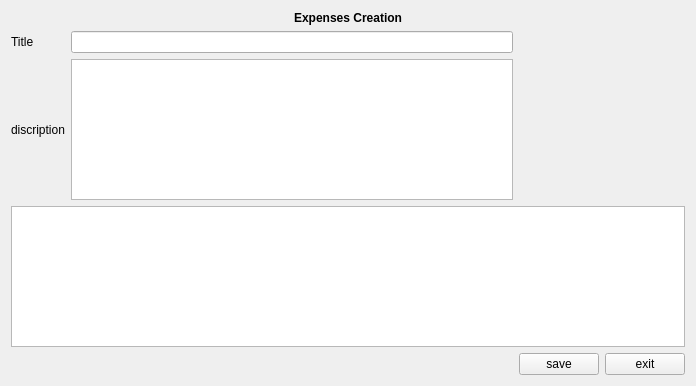
<?xml version="1.0" encoding="UTF-8"?>
<ui version="4.0">
 <class>expenses_heading</class>
 <widget class="QWidget" name="expenses_heading">
  <property name="geometry">
   <rect>
    <x>0</x>
    <y>0</y>
    <width>696</width>
    <height>386</height>
   </rect>
  </property>
  <property name="windowTitle">
   <string>Form</string>
  </property>
  <layout class="QVBoxLayout" name="verticalLayout">
   <item>
    <widget class="QLabel" name="label_4">
     <property name="text">
      <string>&lt;html&gt;&lt;head/&gt;&lt;body&gt;&lt;p align=&quot;center&quot;&gt;&lt;span style=&quot; font-weight:600;&quot;&gt;Expenses Creation&lt;/span&gt;&lt;/p&gt;&lt;/body&gt;&lt;/html&gt;</string>
     </property>
    </widget>
   </item>
   <item>
    <layout class="QGridLayout" name="gridLayout">
     <item row="0" column="1">
      <widget class="QLineEdit" name="title"/>
     </item>
     <item row="1" column="1">
      <widget class="QTextEdit" name="description"/>
     </item>
     <item row="1" column="0">
      <widget class="QLabel" name="label_3">
       <property name="text">
        <string>discription</string>
       </property>
      </widget>
     </item>
     <item row="3" column="2">
      <widget class="QPushButton" name="savebtn">
       <property name="text">
        <string>save</string>
       </property>
      </widget>
     </item>
     <item row="3" column="3">
      <widget class="QPushButton" name="exitbtn">
       <property name="text">
        <string>exit</string>
       </property>
      </widget>
     </item>
     <item row="0" column="0">
      <widget class="QLabel" name="label">
       <property name="text">
        <string>Title</string>
       </property>
      </widget>
     </item>
     <item row="3" column="0" colspan="2">
      <widget class="QLabel" name="message">
       <property name="text">
        <string/>
       </property>
      </widget>
     </item>
     <item row="2" column="0" colspan="4">
      <widget class="QTableView" name="tableView"/>
     </item>
    </layout>
   </item>
  </layout>
  <zorder></zorder>
  <zorder>message</zorder>
  <zorder>label_4</zorder>
  <zorder></zorder>
 </widget>
 <resources/>
 <connections/>
</ui>
